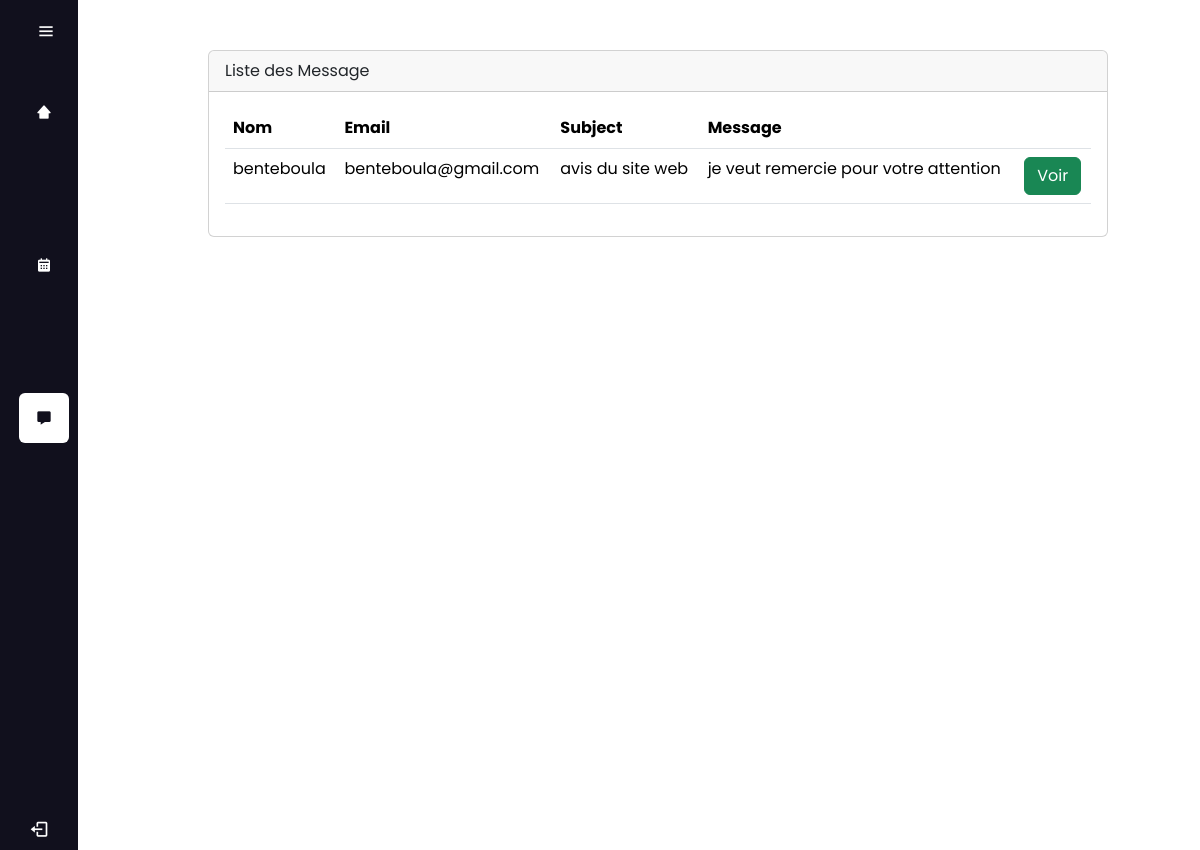
Screenshot of /cont.php with the database file from the repository.
### tables this page shows
CREATE TABLE `contact` (
  `idcontact` int(11) NOT NULL,
  `nom` varchar(50) NOT NULL,
  `email` varchar(50) NOT NULL,
  `obj` varchar(100) NOT NULL,
  `msg` varchar(200) NOT NULL
);

### cont.php (the view, shortened to what this page needs)
<!DOCTYPE html>
<html lang="en">
<head>
    <link rel="stylesheet" href="https://cdn-uicons.flaticon.com/2.3.0/uicons-solid-straight/css/uicons-solid-straight.css">
    <link rel="stylesheet" href="https://cdn-uicons.flaticon.com/2.3.0/uicons-solid-rounded/css/uicons-solid-rounded.css">
    <link rel="stylesheet" href="https://cdn-uicons.flaticon.com/2.3.0/uicons-regular-straight/css/uicons-regular-straight.css">
    <link href="https://unpkg.com/boxicons@2.1.4/css/boxicons.min.css" rel="stylesheet">
    <link rel="stylesheet" href="https://cdnjs.cloudflare.com/ajax/libs/font-awesome/6.5.2/css/all.min.css">
    <link rel="stylesheet" href="index.css">
    <link href="https://cdn.jsdelivr.net/npm/bootstrap@5.3.3/dist/css/bootstrap.min.css" rel="stylesheet">
</head>
<body>
    <div class="sidebar">
        <div class="logo_content">
            <i class='bx bx-menu' id="btn"></i>
        </div>
        <ul class="nav_list">
        <li>
            <a  href="accadm.php">
                <i class='bx bxs-home-alt-2'></i>
            </a>
        </li>
        <li>
            <a href="apradm.php">
                <i class="fi fi-ss-users-class"></i>
            </a>
        </li>
        <li>
            <a href="enseiadm.php">
                <i class="fi fi-sr-graduation-cap"></i>
            </a>
        </li>
        <li>
            <a href="emploi.php">
                <i class='bx bxs-calendar'></i>
            </a>
        </li>
        <li>
            <a href="salle.php">
                <i class="fi fi-rs-school"></i>
            </a>
        </li>
        <li>
            <a href="formation.php">
                <i class="fi fi-ss-e-learning"></i>
            </a>
        </li>
        <li class="active">
            <a class="active" href="#">
                <i class='bx bxs-message'></i>
            </a>
        </li>
    </ul>
    <div class="profile_content">
        <div class="profile">
       <a href="logout.php"> <i class='bx bx-log-out' id="log_out" style="color : #fff;"></i></a>
                <div class="name"><?php include_once("function.php");
                            $sql = "SELECT Nom FROM administrateurs";
                            $result = mysqli_query($conn, $sql);
                            if (mysqli_num_rows($result) > 0) {
                            if ($row = mysqli_fetch_assoc($result)) {     ?>
                <div class="name"> <?=$row['Nom']?></div>
                <?php } }?></div>
        </div>
    </div>
</div>
<div class="home_content" style="width:75%;margin-left:110px; margin-top:50px">
    <div class="card">
        <div class="card-header">
            Liste des Message
        </div>
        <div class="card-body">
            <table class="table">
                <thead>
                    <tr>
                        <th>Nom</th>
                        <th>Email</th>
                        <th>Subject</th>
                        <th>Message</th>
                        <th></th>
                    </tr>
                </thead>
                <tbody>
                    <?php
                    $result = mysqli_query($conn, "SELECT * FROM contact");
                    while ($row = mysqli_fetch_assoc($result)) {
                        echo "<tr>";
                        echo "<td>{$row['nom']}</td>";
                        echo "<td>{$row['email']}</td>";
                        echo "<td>{$row['obj']}</td>";
                        echo "<td>{$row['msg']}</td>";
                        echo "<td>
                        <button type='button' class='btn btn-success voir-btn' data-nom='{$row['nom']}' data-email='{$row['email']}' data-obj='{$row['obj']}' data-msg='{$row['msg']}' data-bs-toggle='modal' data-bs-target='#editModal'>Voir</button>
                              </td>";
                        echo "</tr>";
                    }
                    ?>
                </tbody>
            </table>
        </div>
    </div>
</div>
</body>
</html>

### index.css (style rules this page uses)
* { margin: 0; padding: 0; box-sizing: border-box; font-family: "Poppins",sans-serif; }
body { position: relative; min-height: 100vh; width: 100%; overflow: hidden; }
.sidebar { position: fixed; top: 0; left: 0; height:100%; width: 78px; background:#11101d; padding: 7px 14px; transition: all 0.5s ease; margin-left: 0px; }
.sidebar ul li.active, .sidebar ul li:hover { background-color:#fff ; border-radius:6px; color:#11101d ; }
.sidebar ul li a.active, .sidebar ul li a:hover { color:#11101d ; }
.sidebar #btn { position: absolute; color: #fff; left: 59%; top: 6px; font-size: 20px; height:50px; width: 50px; text-align: center; line-height: 50px; transform: translateX(-50%); cursor: pointer; transition: all 0.5s ease; }
.sidebar ul { margin-top: 20px; padding-left: 0; }
.sidebar ul li { position: relative; height: 50px; width: 100%; margin: 1px 5px; list-style: none; line-height: 50px; }
.sidebar ul li a { color: #fff; display: flex; align-items: center; text-decoration: none; transition: all 0.2s ease; border-radius: 12px; white-space: nowrap; }
.sidebar ul li a i { height: 50px; min-width: 50px; border-radius: 12px; line-height: 50px; text-align: center; }
.sidebar .profile_content { position: absolute; color: #fff; bottom: 0; left: 0; width: 100%; }
.sidebar .profile_content .profile { position: relative; padding: 10px 6px; height: 60px; }
.profile_content .profile #log_out { position: absolute; left: 50%; bottom: 11px; font-weight: 400; cursor: pointer; font-size: 20px; transform: translateX(-50%); transition: all 0.5s ease; }
.home_content { position: absolute; height: 100%; width: 100%; left: 98px; transition: all 0.5s ease; margin-left: 0; }

### rows the page displays
contact: nom "benteboula", email "benteboula@gmail.com", obj "avis du site web", msg "je veut remercie pour votre attention"
